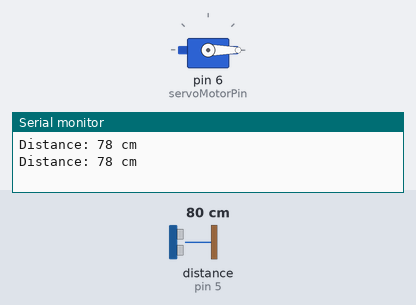
This sketch was run on a simulated Arduino Uno, built with avr-gcc and run on an emulated ATmega328P. On the bench: servo, the last lines printed to the serial monitor. Wiring (inferred from the names in the program): ultrasonic range finder: trigger pin 3; echo pin 5. The inputs (shaded band) are chosen by the test bench; at power-on: distance to the obstacle (sensor on pin 5) 80 cm. The echo pulse lasts 58.3 µs per cm.

Above: at 2.2 s.
2.3 s: distance to the obstacle (sensor on pin 5) set to 18 cm
4.2 s: distance to the obstacle (sensor on pin 5) set to 14 cm
At 5.0 s:
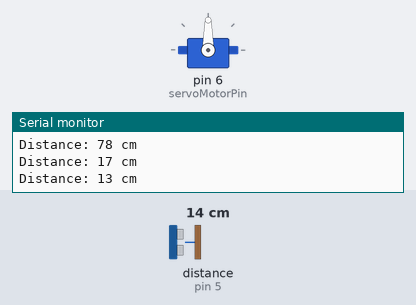
6.1 s: distance to the obstacle (sensor on pin 5) set to 35 cm
At 7.3 s:
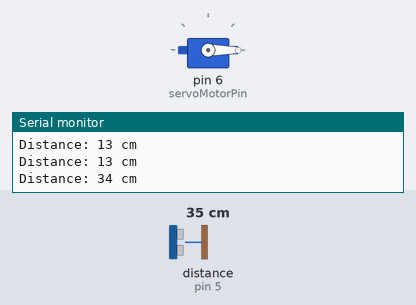
8.5 s: distance to the obstacle (sensor on pin 5) set to 2 cm
At 10.8 s:
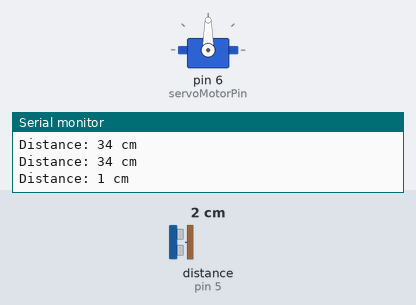
Timing chart, 0 to 12.3 s (numbered marks = the images above; inputs shaded):
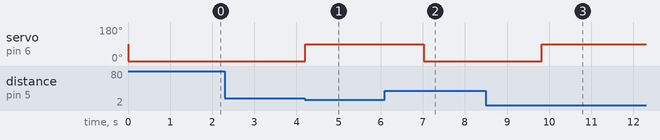

The sketch:

rail_cattle_accident_prevention.ino
```cpp
#include <Servo.h>

const int trigPin = 3;
const int echoPin = 5;
const int servoMotorPin = 6;
Servo servoMotor;
long duration;
int distance;

void setup() {
  Serial.begin(9600);
  pinMode(trigPin, OUTPUT);
  pinMode(echoPin, INPUT);
  servoMotor.attach(servoMotorPin);
}

void loop() {
  digitalWrite(trigPin, LOW);
  delayMicroseconds(2);
  digitalWrite(trigPin, HIGH);
  delayMicroseconds(10);
  digitalWrite(trigPin, LOW);
  duration = pulseIn(echoPin, HIGH);
  distance = duration * 0.034 / 2;
  Serial.print("Distance: ");
  Serial.print(distance);
  Serial.println(" cm");
  if (distance < 15) {
    moveServo(90);
  } else {
    moveServo(0);
  }
  delay(400);
}
void moveServo(int angle) {
  servoMotor.write(angle);
  delay(1000);
}
```

Measured:
- the behaviour switches between 16 and 15 cm on distance to the obstacle (sensor on pin 5) (found by bisection; images 0 and 1)
- after the input at 4.2 s, servo on pin 6 (servoMotorPin): 0° → 90° at once
- after the input at 6.1 s, servo on pin 6 (servoMotorPin): 90° → 0° after 0.92 s
- after the input at 8.5 s, servo on pin 6 (servoMotorPin): 0° → 90° after 1.3 s
